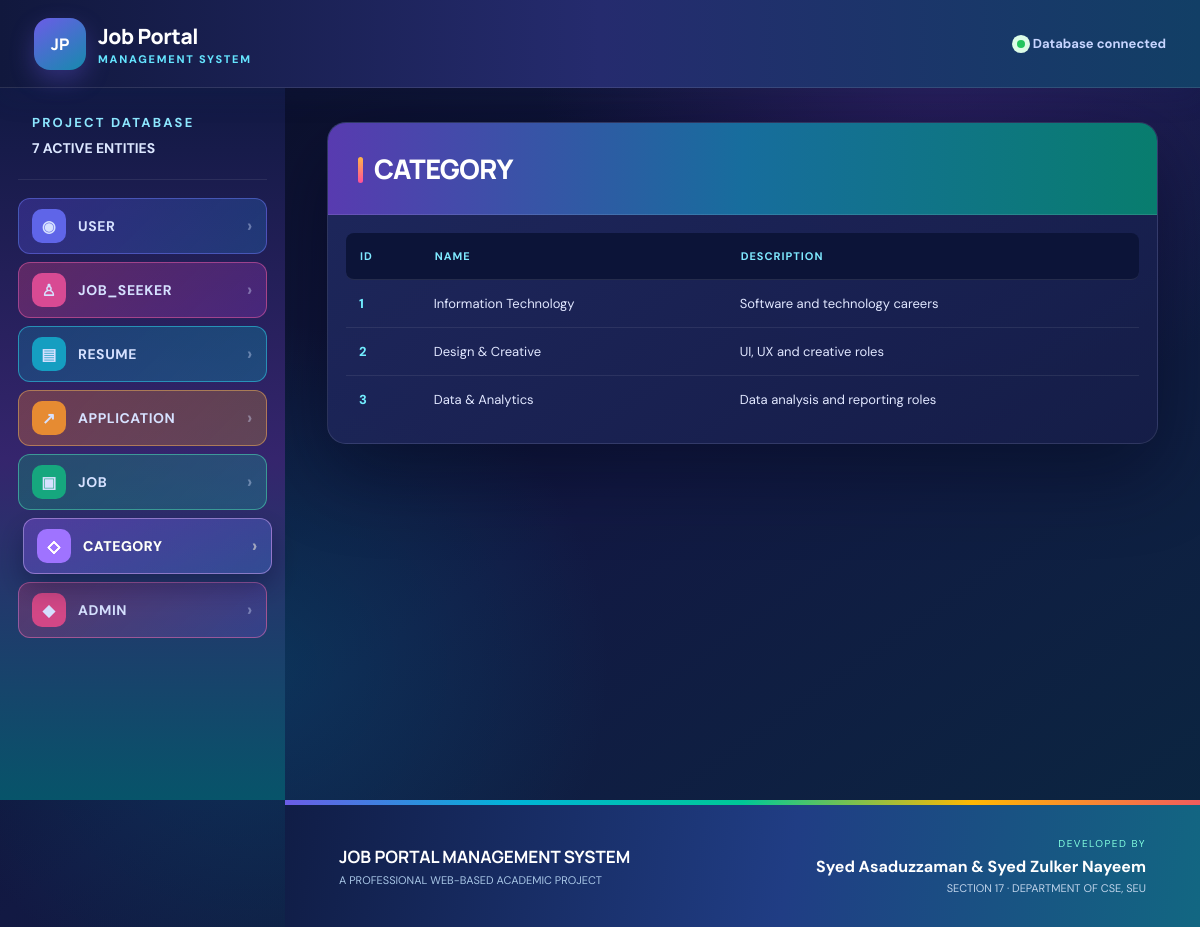
/categories.php, run on the app's committed database.
### tables this page shows
CREATE TABLE `categories` (
  `category_id` int(11) NOT NULL,
  `category_name` varchar(100) NOT NULL,
  `category_description` text DEFAULT NULL
);

### categories.php (the view)
<?php require 'config/database.php';$pageTitle='Categories';$rows=$conn->query('SELECT * FROM categories ORDER BY category_id');include 'includes/header.php';?><section class="card"><h1>CATEGORY</h1><div class="table-wrap"><table><tr><th>ID</th><th>Name</th><th>Description</th></tr><?php while($r=$rows->fetch_assoc()):?><tr><td><?=$r['category_id']?></td><td><?=htmlspecialchars($r['category_name'])?></td><td><?=htmlspecialchars($r['category_description'])?></td></tr><?php endwhile;?></table></div></section><?php include 'includes/footer.php';?>

### assets/css/style.css (style rules this page uses)
:root { --navy:#091e2f;--navy2:#102f44;--green:#10a06f;--green2:#087653;--mint:#dff8ee;--gold:#f4b740;--paper:#f3f7f6;--white:#fff;--ink:#14262e;--muted:#718088;--line:#dce7e3;--shadow:0 20px 55px rgba(9,30,47,.10) }
* { box-sizing:border-box }
html { scroll-behavior:smooth }
body { margin:0;background:var(--paper);color:var(--ink);font-family:'DM Sans',Arial,sans-serif }
.card { max-width:1120px;margin:auto;background:#fff;border:1px solid var(--line);border-radius:19px;padding:0;overflow:hidden;box-shadow:var(--shadow) }
.card>h1 { font:800 22px Manrope;margin:0;padding:23px 27px;border-bottom:1px solid var(--line);letter-spacing:-.02em }
.card>h1:before { content:'';display:inline-block;width:5px;height:21px;background:var(--green);border-radius:5px;margin-right:11px;vertical-align:-4px }
.table-wrap { overflow:auto;padding:0 18px 20px }
table { width:100%;border-collapse:separate;border-spacing:0;background:#fff }
th { padding:14px 13px;background:#f0f6f4;color:#4b625a;text-align:left;font-size:9px;text-transform:uppercase;letter-spacing:.09em;border-bottom:1px solid var(--line) }
th:first-child { border-radius:8px 0 0 8px }
th:last-child { border-radius:0 8px 8px 0 }
td { padding:15px 13px;border-bottom:1px solid #edf2f0;font-size:12px;color:#53635d }
tr:last-child td { border-bottom:0 }
td:first-child { font-weight:800;color:var(--green) }
:root { --navy:#12204a;--navy2:#1d3270;--green:#00a878;--green2:#007f5f;--mint:#dffcf3;--gold:#ffb703;--paper:#f3f6ff;--ink:#17213d;--muted:#66708c;--line:#dce3f5;--purple:#6c5ce7;--blue:#168aad;--coral:#f15b5d;--shadow:0 22px 60px rgba(24,43,98,.14) }
body { background:radial-gradient(circle at 92% 8%,#e5efff 0,transparent 24%),radial-gradient(circle at 20% 92%,#dcfff3 0,transparent 26%),var(--paper) }
.card { border:0;border-top:6px solid transparent;border-image:linear-gradient(90deg,#6c5ce7,#00b4d8,#00c896,#ffb703,#f15b5d) 1;box-shadow:var(--shadow) }
.card>h1 { padding:27px 30px;font-size:27px;background:linear-gradient(90deg,#f5f1ff,#eefbff,#effff8) }
.card>h1:before { height:26px;background:linear-gradient(#6c5ce7,#00b4d8) }
th { padding:16px 14px;background:linear-gradient(90deg,#edeaff,#e9f8ff);color:#334475;font-size:11px }
td { font-size:13px }
:root { --surface:#18204b;--surface2:#222d68;--cyan:#19d3ff;--violet:#8b5cf6;--pink:#ff4f9a;--lime:#34e6a1;--orange:#ffb547 }
body { background:#0d1230;color:#f7f8ff;background-image:radial-gradient(circle at 78% 4%,#512b9166 0,transparent 31%),radial-gradient(circle at 22% 72%,#006f8f50 0,transparent 30%),linear-gradient(145deg,#090d25,#121943 52%,#0a2740) }
.card { background:linear-gradient(145deg,#202960ee,#151d48ee);border:1px solid #ffffff1a;color:#fff;box-shadow:0 28px 80px #02051775 }
.card>h1 { background:linear-gradient(90deg,#583bb0,#176d9d,#087d6e);color:#fff;border-bottom:1px solid #ffffff1c }
.card>h1:before { background:linear-gradient(var(--orange),var(--pink)) }
.table-wrap { padding-top:18px }
table { background:transparent }
th { background:#0c1438;color:#7fe9ff;border-color:#ffffff1a }
td { color:#e1e7ff;border-color:#ffffff14 }
td:first-child { color:#72eeff }

### data on the page
categories: category_id "1", category_name "Information Technology", category_description "Software and technology careers"
categories: category_id "2", category_name "Design & Creative", category_description "UI, UX and creative roles"
categories: category_id "3", category_name "Data & Analytics", category_description "Data analysis and reporting roles"

### other printed values
$icon "◉"
$label "USER"
$icon "♙"
$label "JOB_SEEKER"
$icon "▤"
$label "RESUME"
$icon "↗"
$label "APPLICATION"
$icon "▣"
$label "JOB"
$icon "◇"
$label "CATEGORY"
$icon "◆"
$label "ADMIN"
